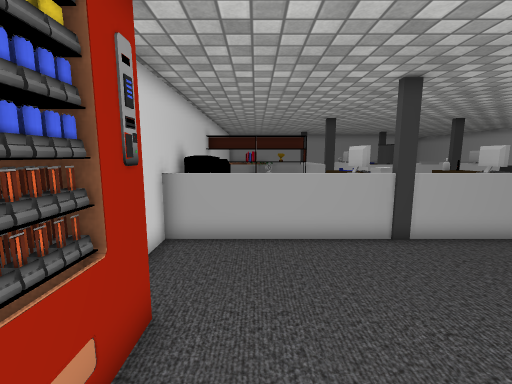
View 1 (above)

24 first-person views from a walk through a Unity game level. The camera is 1.3 m above the floor, tilts 8° down and sees 90° across. The floor is counted in squares, 0.5 m on a side. Each view is taken from the middle of a square. On the plan, view 1 faces up. The plan holds only what a view shows up to about 18 squares ahead; the rest is blank. The place goes on beyond the plan. The player character is not drawn. Some surface patterns are stand-ins.

View 2
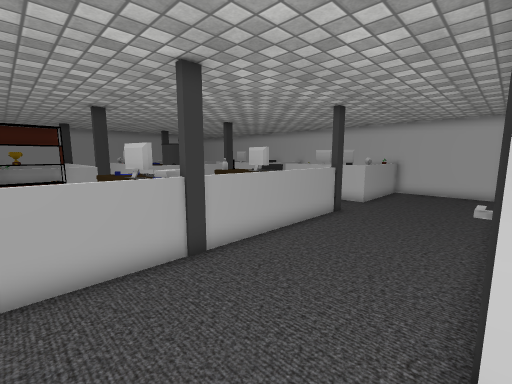

View 3
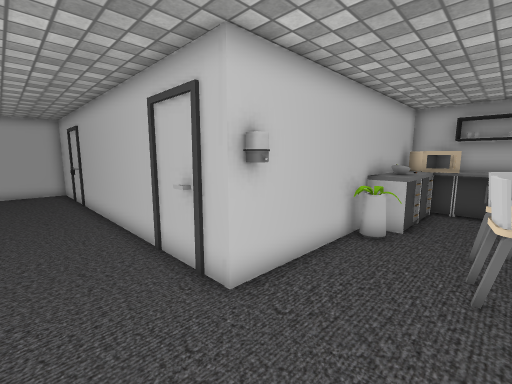

View 4
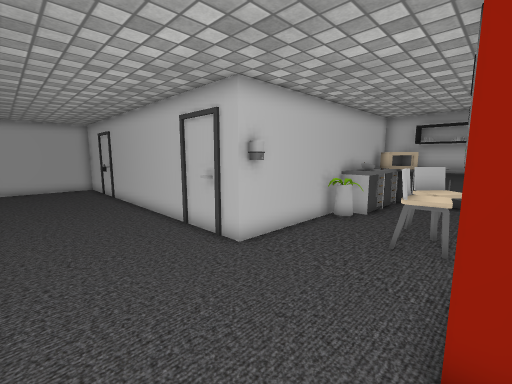

View 5
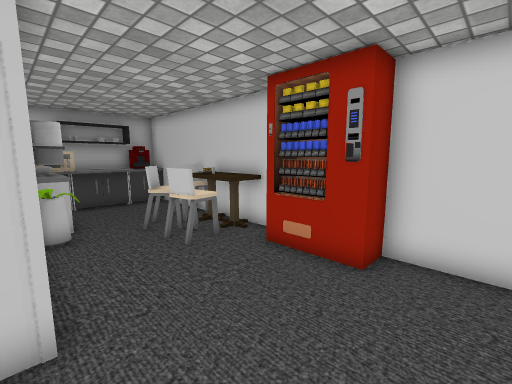

View 6
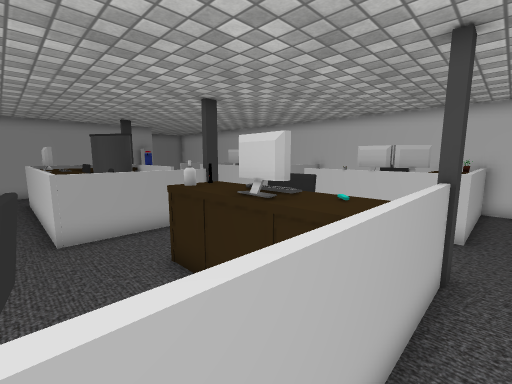

View 7
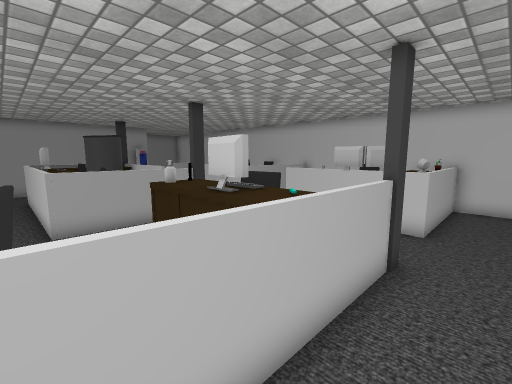

View 8
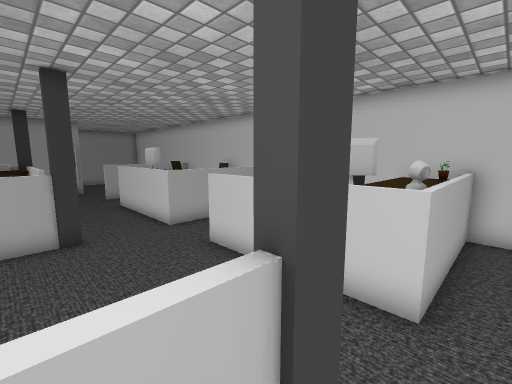

View 9
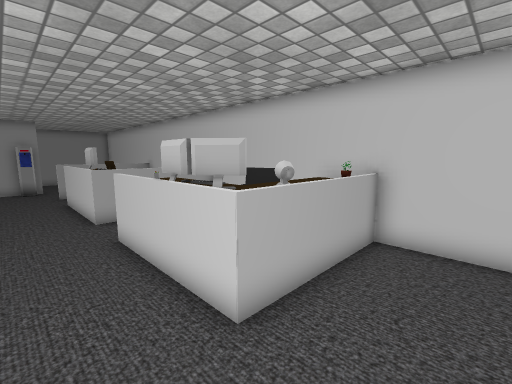

View 10
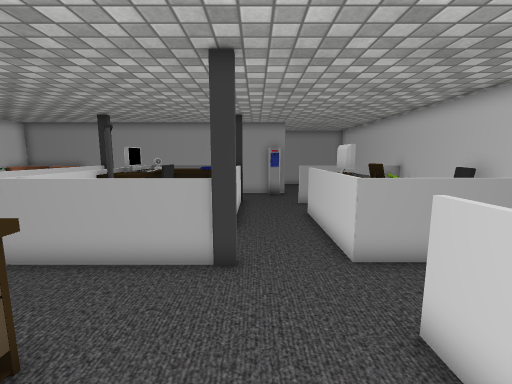

View 11
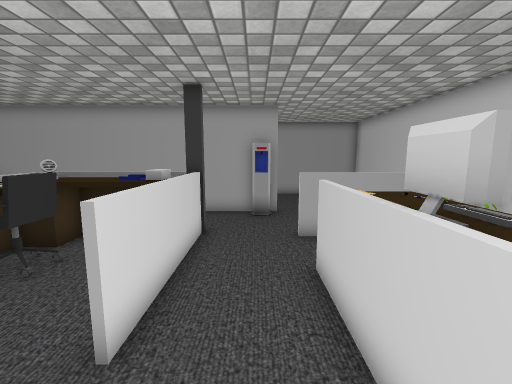

View 12
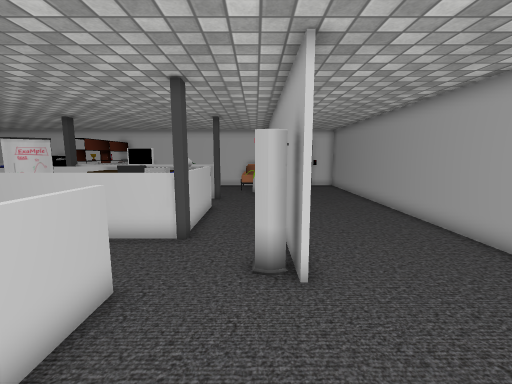

View 13
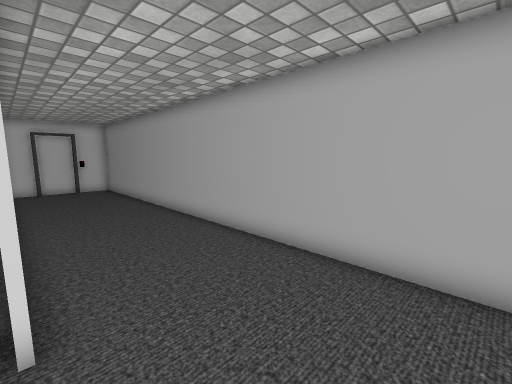

View 14
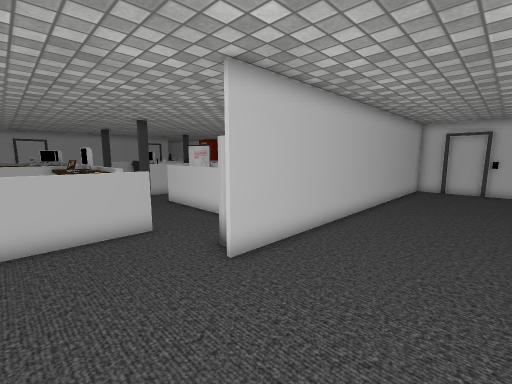

View 15
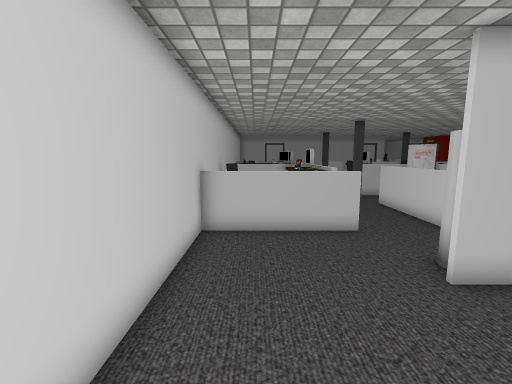

View 16
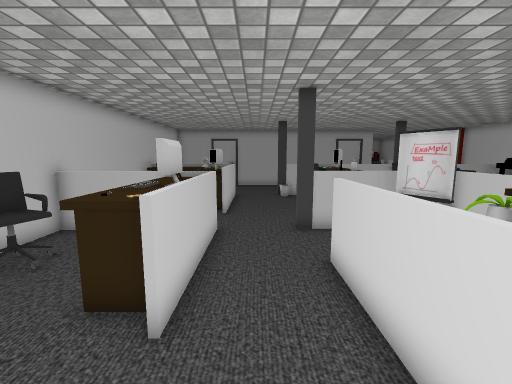

View 17
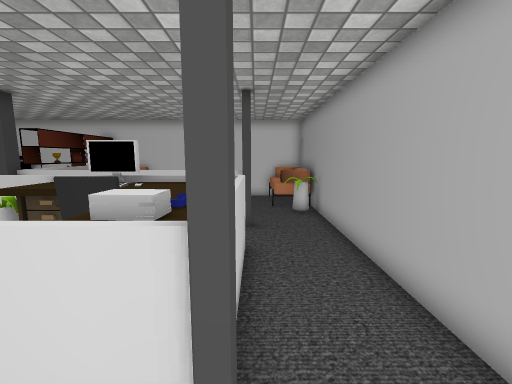

View 18
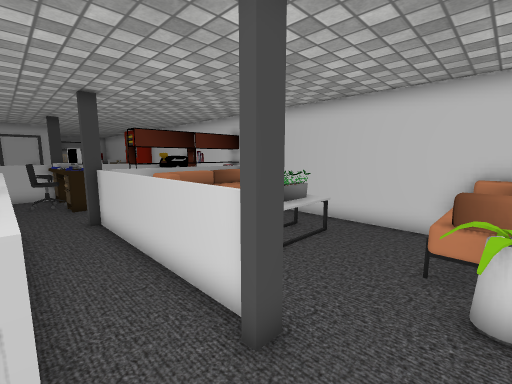

View 19
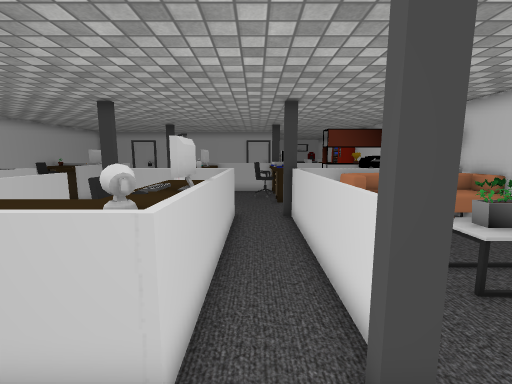

View 20
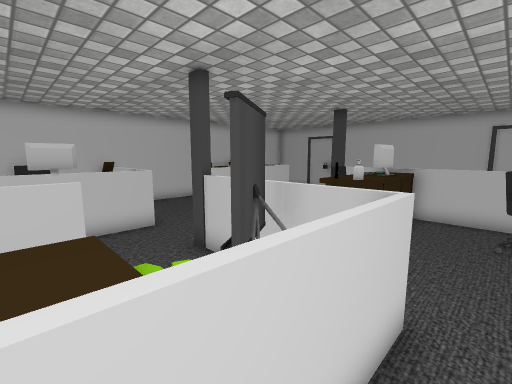

View 21
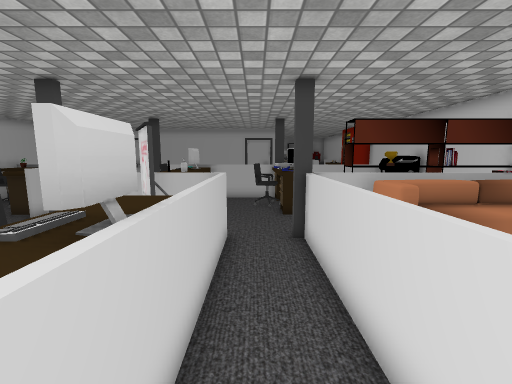

View 22
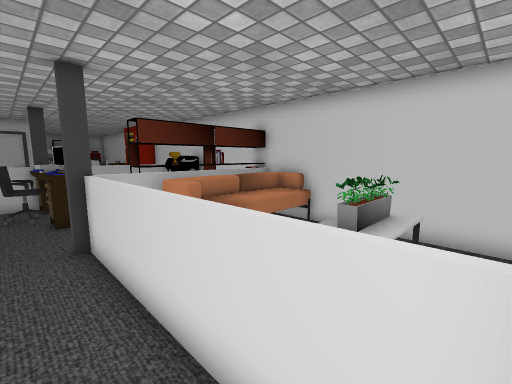

View 23
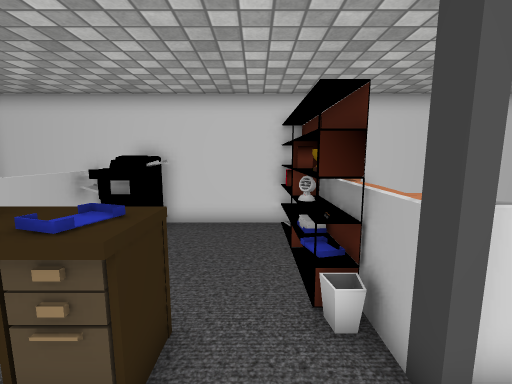

View 24
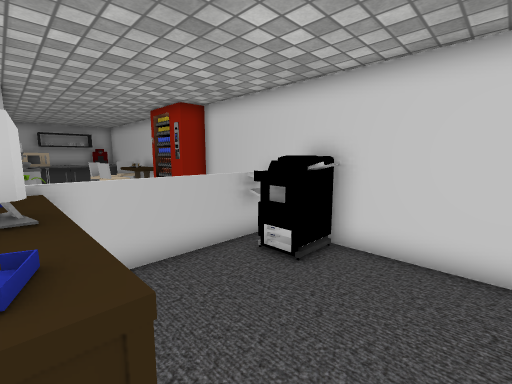

### Floor plan
Key: @ floor where view 1 was taken; # wall or solid block; . floor; = window, fence, low wall or low ledge; O other object.
Columns run from 3 left of view 1 to 21 right of it. Each row starts with its distance up from view 1.
 34   #######################
 33 #...................... #
 32 #...................... #
 31 #...................... #
 30 #.......................#
 29 #.......................#
 28 ###################.....#
 27 ####=O...........##.....#
 26 #####...................#
 25 #.........#====#........#
 24 #......=..=####=...=====#
 23 #.####.=..=###==....   O#
 22 #.#### =..##=..=......  #
 21 #.###  =..###..=..==#.. #
 20 #....  =..=##..=..=##.###
 19 #...   =..=O...#..=##.###
 18 #######=..=##  ...=## .##
 17 #######=..=## ....=#=  .#
 16 #######=..#=#==#..#=====#
 15 #######...............  #
 14 #.......................#
 13 #......=#...##....==#...#
 12 #.....##=...=#....=#=...#
 11 ##....####..###...=###=.#
 10 ##=...###=..###...=######
  9 ###...###...==....=######
  8 #=======#======#..#=====#
  7 #.......................#
  6 #.......................#
  5 #.......................#
  4 ##......................#
  3 ##......................#
  2 ##.....##################
  1 ##.....#
  0 #..@...#
 -1 ###=...#
 -2 ####...#
 -3 ###=..O#
 -4 ####..=#
 -5 #=...=##
 -6 #....=##
 -7 #....=##
 -8 ########

Positions as (right, up) in squares from view 1, and headings:
1: (0, 0), facing up
2: (1, 2), facing up-right
3: (0, 5), facing down-right
4: (-2, 7), facing down-right
5: (4, 6), facing down-left
6: (6, 7), facing up-right
7: (6, 6), facing up-right
8: (11, 7), facing up-right
9: (13, 5), facing up-right
10: (13, 10), facing up
11: (14, 16), facing up
12: (20, 27), facing left
13: (19, 28), facing up-left
14: (19, 33), facing down-left
15: (19, 33), facing down
16: (14, 25), facing down
17: (14, 25), facing left
18: (7, 27), facing down-left
19: (6, 27), facing down
20: (6, 20), facing down-right
21: (6, 24), facing down
22: (6, 24), facing down-left
23: (7, 14), facing left
24: (4, 14), facing down-left
